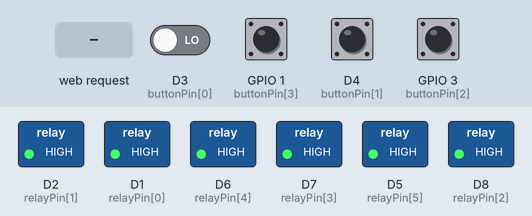
This sketch was run on a simulated ESP8266 (NodeMCU). Shown: switched loads named in the sketch (green lamp = pin HIGH). The inputs (shaded band) are chosen by the test bench; at power-on: D3 (buttonPin[0]), D4 (buttonPin[1]), GPIO 1 (buttonPin[3]), GPIO 3 (buttonPin[2]) LOW. WiFi joins after 1.5 s; servers stay silent unless stated; EEPROM starts erased.

Above: at 4.4 s.
4.5 s: HTTP request GET /t received
At 5.8 s:
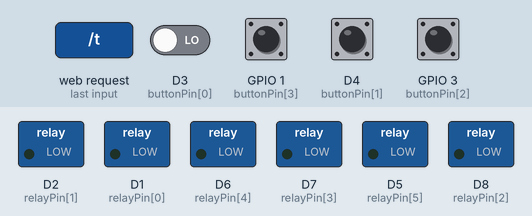
6.2 s: GPIO 1 (buttonPin[3]) pulled HIGH for 0.15 s
At 6.27 s:
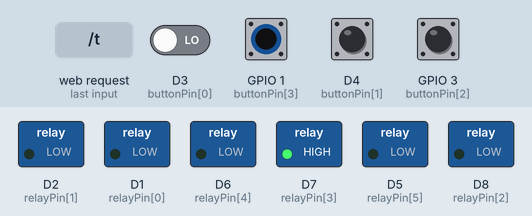
7.8 s: D4 (buttonPin[1]) pulled HIGH for 0.15 s
At 7.87 s:
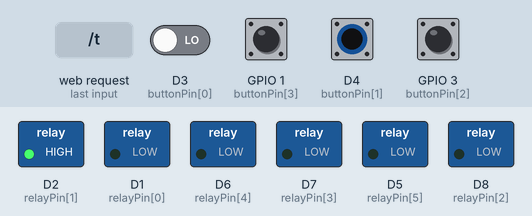
9.4 s: GPIO 3 (buttonPin[2]) pulled HIGH for 0.15 s
At 9.47 s:
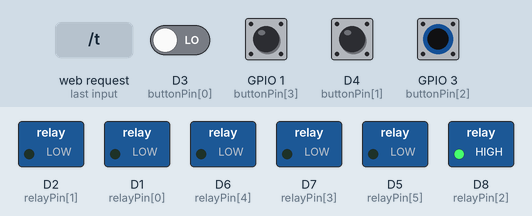
11.0 s: D3 (buttonPin[0]) driven HIGH and GPIO 1 (buttonPin[3]) driven HIGH
At 12.2 s:
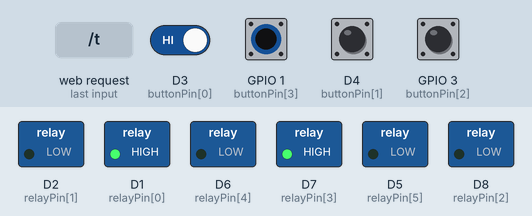
12.5 s: D4 (buttonPin[1]) pulled HIGH for 1 s
At 13.3 s:
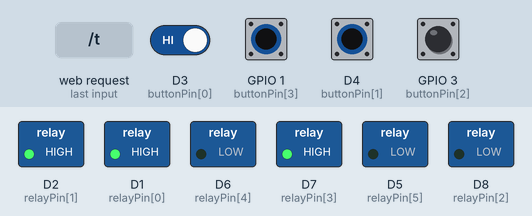
Timing chart, 0 to 15.5 s (numbered marks = the images above; inputs shaded):
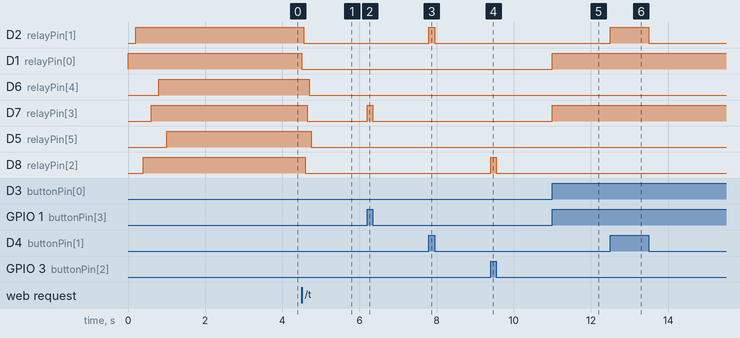

The sketch:

remotera.ino
```cpp
/*
static const uint8_t D0   = 16;
static const uint8_t D1   = 5;
static const uint8_t D2   = 4;
static const uint8_t D3   = 0;
static const uint8_t D4   = 2;
static const uint8_t D5   = 14;
static const uint8_t D6   = 12;
static const uint8_t D7   = 13;
static const uint8_t D8   = 15;
static const uint8_t D9   = 3;
static const uint8_t D10  = 1;
*/
#include <ESP8266WiFi.h>
#include <WiFiClient.h>
#include <ESP8266WebServer.h>
#include <EEPROM.h>
#include <ESP8266mDNS.h>

//network data
WiFiServer server(80);
IPAddress local_IP(192, 168, 1, 184);
IPAddress gateway(192, 168, 1, 1);
IPAddress subnet(255, 255, 0, 0);
IPAddress primaryDNS(8, 8, 8, 8);   //optional
IPAddress secondaryDNS(8, 8, 4, 4); //optional

//system data
const unsigned short relayCount = 6; //on board relays
unsigned int relayStates[relayCount] = { 0,0,0,0,0,0 };
unsigned short relayPin[relayCount] = { D1, D2, D8, D7, D6, D5 };

const unsigned short buttonCount = 4; //switches
bool buttonStates[buttonCount] = { 0,0,0,0 };
unsigned short buttonPin[buttonCount] = { D3, D4, D9, D10 };//should set the two jumper to s

unsigned short timerCount = 0;
unsigned short minCount = 0;
volatile bool secondTick = false;

void ICACHE_RAM_ATTR onTimerISR(){
  secondTick = true;
  timer1_write(312499);
}

void setup() {
  system_boot();
  system_init();
}

void loop(){
  while(1)
  {
    WiFiClient client = server.available();
    MDNS.update();
    if (client) {
          unsigned int relay,delayTime;
          String c,ssid,password;
          String req = client.readStringUntil('\r');
          if(!parseCommand(req,c,ssid,password,relay,delayTime))
            {
              //Serial.println("not remotera command");
              continue;
            }
          //Serial.println("flush buffer");
          client.flush();
          commandRoutine(client,c,ssid,password,relay,delayTime);
          client.stop();
    }
    buttonRoutine();
    TickRoutine();
  }
}
///////////////////////////////////////////////////////////////////
void buttonRoutine()
{
  for(int i=0; i< buttonCount; i++){
    bool newState = digitalRead(buttonPin[i]);
    if(newState != buttonStates[i])
    {
      buttonStates[i] = newState;
      //toggle
      if(relayStates[i])
        {
          relayStates[i] = 0;
          digitalWrite(relayPin[i] ,LOW);
        }
        else
        {
          relayStates[i] = 1;
          digitalWrite(relayPin[i] ,HIGH);
        }
    }
  }
}
/////////////////////////////////////////////////////////////////
void commandRoutine(WiFiClient &client,
                        String &c,
                        String &ssid,
                        String &password,
                        unsigned int &relay,
                        unsigned int &delayTime)
{
  if(c.equals("s"))
            {
              String clientMessage="";
              //send states
              for(int i=0; i<relayCount; i++){
                clientMessage += String(relayStates[i]);
                if(i < relayCount-1)
                  clientMessage += ".";
              }
              sendResponse(client,clientMessage);
            }
          else if(c.equals("r"))
            {
              if(delayTime)digitalWrite(relayPin[relay] ,HIGH);
              else digitalWrite(relayPin[relay] ,LOW);
                relayStates[relay] = delayTime;
                sendResponse(client,"rec");
            }
          else if(c.equals("t"))
            {
              //toggel all
              for(int i=0; i< relayCount; i++){
                if(delayTime)digitalWrite(relayPin[i], HIGH );
                else digitalWrite(relayPin[i], LOW );
                relayStates[i] = delayTime;
                delay(50);
              }
              sendResponse(client,"rec");
            }
            else if(c.equals("n"))
            {
              //setting ssid and password
              writeStringToEEPROM((relayCount*2), ssid);
              writeStringToEEPROM((relayCount*2)+ssid.length()+1, password);
              sendResponse(client,"rec");
            }
            else if(c.equals("o"))
            {
              //restart
              delay(2000);
              ESP.reset();
            }
}
///////////////////////////////////////////////////////////////
void TickRoutine()
{
  if(secondTick)
  {
    secondTick = false;
    //decrement & save states every min
    if(timerCount>58)
    {
      for(int i=0; i< relayCount; i+=2){
        if(relayStates[i]>2){
          relayStates[i]--;
        }else if(relayStates[i]==2){
          relayStates[i]=0;
        }
      }
      if(minCount>19){
        for(int i=0; i< relayCount; i++){
          EEPROM.write((i*2),relayStates[i]>>8);
          EEPROM.write((i*2)+1,relayStates[i]);
          }
          EEPROM.commit();
          minCount = 0;
      }
      else
        minCount++;
      timerCount=0;
    }
    else
      timerCount++;
  }
}
/////////////////////////////////////////////////////////////////
void sendResponse(WiFiClient &client,String r)
{
  client.println("HTTP/1.1 200 OK");
  client.println("Content-Type: text/html");
  client.println("Connection: close");  // the connection will be closed after completion of the response
  client.println("Refresh: 5");  // refresh the page automatically every 5 sec
  client.println();


  client.println("<!DOCTYPE HTML>");
  client.println("<html>");
  // output the response
  client.println("<body>");
  client.println("<h1>");
  client.print(r);
  client.print("</h1>" );
  client.print("</body>" );
  client.println("</html>");
}
//////////////////////////////////////////////////////////////
void system_boot()
{
  //init WiFi
  WiFi.mode(WIFI_OFF);
  WiFi.disconnect();  //Prevent connecting to wifi based on previous configuration

  //init serial
  //Serial.begin(115200);

  //init eeprom
  EEPROM.begin(512);
  delay(1);
}
/////////////////////////////////////////////////////////////
void system_init()
{
  //configure all I/O & restore states
  for(int i=0; i< buttonCount; i++){
    pinMode(buttonPin[i], INPUT);// define a pin as input for Switch
  }
  for(int i=0; i< relayCount; i++){
    pinMode(relayPin[i], OUTPUT);// define a pin as output for relay
  }
  for(int i=0; i< relayCount; i++){
    relayStates[i] = EEPROM.read(i*2);
    relayStates[i] = relayStates[i]<<8;
    relayStates[i] = EEPROM.read((i*2)+1);
    if(relayStates[i])digitalWrite(relayPin[i], HIGH );
    else digitalWrite(relayPin[i], LOW );
    delay(200);
  }
  //Serial.println("I/O configured and states restored");

  //auto connect
  auto_connect();
  //start server
  server.begin();
  //Serial.println("HTTP server started");
  //Serial.println("IP address: ");
  //Serial.println(WiFi.localIP());
  //start MDNS
  if (MDNS.begin("remoteera",WiFi.localIP())) {
    //Serial.println("MDNS responder started");
    //Serial.println("access via http://remotera");
  }
  //Initialize Timer every 1s
  timer1_attachInterrupt(onTimerISR);
  timer1_enable(TIM_DIV256, TIM_EDGE, TIM_LOOP);
  timer1_write(312499);//from timer equation
}
//////////////////////////////////////////////////////////////
int parseCommand(String req,
                  String &c,String &ssid,String &password,unsigned int &relay,unsigned int &delayTime)
{
  //Serial.println("parsing");
  //example : "GET /r:1,500 HTTP/1.1"
  //trim req --> r:1,500
  req = req.substring(req.indexOf(" /")+2, req.indexOf("HTTP")-1);
  //check if its not a command
  //send 0
  c = req.substring(0, req.indexOf(":"));
  if(!c.equals("s") && !c.equals("r") && !c.equals("o") && !c.equals("t") && !c.equals("n"))
    return 0;
  if(c.equals("r"))
    {
      relay = (req.substring(req.indexOf(":")+1, req.indexOf(","))).toInt();
      delayTime = (req.substring(req.indexOf(",")+1, req.length())).toInt();
    }
  else if(c.equals("t"))
    {
      delayTime = (req.substring(req.indexOf(":")+1, req.length())).toInt();
    }
  else if(c.equals("n"))
    {
      ssid = req.substring(req.indexOf(':')+1, req.indexOf(','));
      password = req.substring(req.indexOf(',')+1, req.length());
    }
  if(delayTime>65000)
    delayTime=65000;
  return 1;
}
///////////////////////////////////////////////////////////
String readStringFromEEPROM(int addrOffset)
{
  int newStrLen = EEPROM.read(addrOffset);
  char data[newStrLen + 1];
  for (int i = 0; i < newStrLen; i++)
  {
  data[i] = EEPROM.read(addrOffset + 1 + i);
  }
  data[newStrLen] = '\0';
    return String(data);
}
////////////////////////////////////////////////////////////
void writeStringToEEPROM(int addrOffset, const String &strToWrite)
{
  byte len = strToWrite.length();
  EEPROM.write(addrOffset, len);
  for (int i = 0; i < len; i++)
  {
    EEPROM.write(addrOffset + 1 + i, strToWrite[i]);
  }
  EEPROM.commit();
}
///////////////////////////////////////////////////////
void auto_connect()
{
  //Serial.println(" ");
  //Serial.println("starting auto_connect");
  String ssid = "";
  String password = "";
  ssid = readStringFromEEPROM(relayCount*2); // EEPROM contains relay states, ssid, password
  password = readStringFromEEPROM((relayCount*2)+ssid.length()+1);
  //Serial.println("connecting to : "+ssid+" with password : "+password);
  delay(1);
  //set WIFI mode to station mode and try to connect
  WiFi.mode(WIFI_STA);
  WiFi.config(local_IP, gateway, subnet, primaryDNS, secondaryDNS);
  delay(1);
  WiFi.begin(ssid, password);
  delay(55);
  int time_out = 0; //in sec
  while (WiFi.status() != WL_CONNECTED && time_out < 20) {
    delay(1000);
    time_out++;
    //Serial.print(".");
  }
  if(WiFi.status() == WL_CONNECTED)
  {
    //Serial.println("WiFi connected.");
    return;
  }
  //Serial.println("WiFi not connected.");
  WiFi.disconnect(true);
  delay(1);
  //set WIFI to soft AP
  WiFi.mode(WIFI_AP);
  WiFi.softAPConfig(local_IP, gateway, subnet);
  delay(1);
  WiFi.softAP("remoteera");
  delay(10);
  return;
}
```

Measured:
- after the input at 4.5 s, D2 (relayPin[1]): HIGH → LOW after 0.05 s; D1 (relayPin[0]): HIGH → LOW at once; D6 (relayPin[4]): HIGH → LOW after 0.20 s; D7 (relayPin[3]): HIGH → LOW after 0.15 s; D5 (relayPin[5]): HIGH → LOW after 0.25 s
- after the input at 6.2 s, D7 (relayPin[3]): LOW → HIGH at once, → LOW 0.15 s later
- after the input at 7.8 s, D2 (relayPin[1]): LOW → HIGH at once, → LOW 0.15 s later
- after the input at 9.4 s, D8 (relayPin[2]): LOW → HIGH at once, → LOW 0.15 s later
- after the input at 11.0 s, D1 (relayPin[0]), D7 (relayPin[3]): LOW → HIGH at once
- after the input at 12.5 s, D2 (relayPin[1]): LOW → HIGH at once, → LOW 1.0 s later
